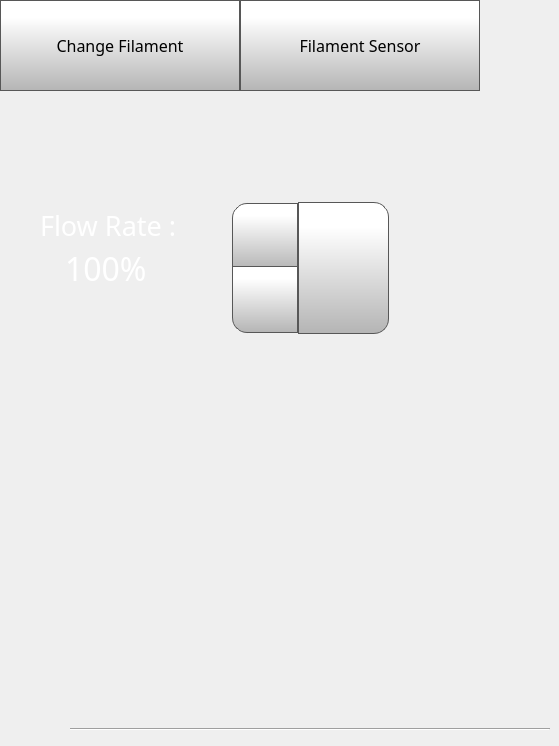
      <widget class="QWidget" name="filamentTab">
       <attribute name="icon">
        <iconset>
         <normaloff>templates/img/Spool.png</normaloff>
         <normalon>templates/img/Spool_Selected.png</normalon>
         <activeon>png/Spool_Selected.png</activeon>
         <selectedoff>png/Spool.png</selectedoff>
         <selectedon>png/Spool_Selected.png</selectedon>templates/img/Spool.png</iconset>
       </attribute>
       <attribute name="title">
        <string/>
       </attribute>
       <widget class="QPushButton" name="setFlowRateButton">
        <property name="geometry">
         <rect>
          <x>298</x>
          <y>202</y>
          <width>91</width>
          <height>132</height>
         </rect>
        </property>
        <property name="font">
         <font>
          <family>Gotham</family>
          <pointsize>13</pointsize>
         </font>
        </property>
        <property name="styleSheet">
         <string notr="true">QPushButton {
     border: 1px solid rgb(87, 87, 87);
	background-color: qlineargradient(spread:pad, x1:0, y1:1, x2:0, y2:0.188, stop:0 rgba(180, 180, 180, 255), stop:1 rgba(255, 255, 255, 255));
border-top-right-radius: 15px;
border-bottom-right-radius: 15px;

}

QPushButton:pressed {
    background-color: qlineargradient(x1: 0, y1: 0, x2: 0, y2: 1,
                                      stop: 0 #dadbde, stop: 1 #f6f7fa);
}

QPushButton:flat {
    border: none; /* no border for a flat push button */
}

QPushButton:default {
    border-color: navy; /* make the default button prominent */
}

QPushButton:focus {
	outline: none;
}</string>
        </property>
        <property name="text">
         <string/>
        </property>
        <property name="icon">
         <iconset>
          <normaloff>templates/img/verification-mark.png</normaloff>templates/img/verification-mark.png</iconset>
        </property>
        <property name="iconSize">
         <size>
          <width>50</width>
          <height>50</height>
         </size>
        </property>
       </widget>
       <widget class="QSpinBox" name="flowRateSpinBox">
        <property name="geometry">
         <rect>
          <x>60</x>
          <y>200</y>
          <width>241</width>
          <height>136</height>
         </rect>
        </property>
        <property name="font">
         <font>
          <family>Gotham</family>
          <pointsize>24</pointsize>
         </font>
        </property>
        <property name="styleSheet">
         <string notr="true">QSpinBox {
    padding-right: 5px; /* make room for the arrows */
	color: rgb(255, 255, 255);
	background-color: rgba(255, 255, 255, 0);
   
}
QSpinBox ::text:selected {
	background-color: rgb(255, 146, 57);
   
}
QSpinBox::up-button {
     border: 1px solid rgb(87, 87, 87);

border-top-left-radius: 15px;
	background-color: qlineargradient(spread:pad, x1:0, y1:1, x2:0, y2:0.188, stop:0 rgba(180, 180, 180, 255), stop:1 rgba(255, 255, 255, 255));
    width: 60px;
     height: 61px;
    padding: 2px;
}

QSpinBox::up-arrow { image: url(./templates/img/arrows.png);
    width: 40px;
     height: 40px;
padding: 5px; }



QSpinBox::up-button:pressed {
    background-color: qlineargradient(x1: 0, y1: 0, x2: 0, y2: 1,
                                      stop: 0 #dadbde, stop: 1 #f6f7fa);
}


QSpinBox::down-button {
     border: 1px solid rgb(87, 87, 87);
border-bottom-left-radius: 15px;
	background-color: qlineargradient(spread:pad, x1:0, y1:1, x2:0, y2:0.188, stop:0 rgba(180, 180, 180, 255), stop:1 rgba(255, 255, 255, 255));
    width: 60px;
     height: 61px;
    padding: 2px;
}

QSpinBox::down-arrow {image: url(./templates/img/arrows-5.png);
    width: 40px;
     height: 40px;
padding: 5px;
}

QSpinBox::down-button:pressed {
    background-color: qlineargradient(x1: 0, y1: 0, x2: 0, y2: 1,
                                      stop: 0 #dadbde, stop: 1 #f6f7fa);

}

</string>
        </property>
        <property name="frame">
         <bool>false</bool>
        </property>
        <property name="readOnly">
         <bool>false</bool>
        </property>
        <property name="buttonSymbols">
         <enum>QAbstractSpinBox::UpDownArrows</enum>
        </property>
        <property name="accelerated">
         <bool>true</bool>
        </property>
        <property name="suffix">
         <string>%</string>
        </property>
        <property name="minimum">
         <number>75</number>
        </property>
        <property name="maximum">
         <number>125</number>
        </property>
        <property name="singleStep">
         <number>1</number>
        </property>
        <property name="value">
         <number>100</number>
        </property>
       </widget>
       <widget class="QLabel" name="flowRateLabelControlPage">
        <property name="geometry">
         <rect>
          <x>40</x>
          <y>210</y>
          <width>181</width>
          <height>31</height>
         </rect>
        </property>
        <property name="font">
         <font>
          <family>Gotham Light</family>
          <pointsize>20</pointsize>
          <weight>50</weight>
          <bold>false</bold>
         </font>
        </property>
        <property name="styleSheet">
         <string notr="true">color: rgb(255, 255, 255);
background-color: rgba(255, 255, 255, 0);</string>
        </property>
        <property name="text">
         <string>Flow Rate :</string>
        </property>
       </widget>
       <widget class="QToolButton" name="changeFilamentButton">
        <property name="geometry">
         <rect>
          <x>0</x>
          <y>0</y>
          <width>240</width>
          <height>91</height>
         </rect>
        </property>
        <property name="font">
         <font>
          <family>Gotham</family>
          <pointsize>12</pointsize>
         </font>
        </property>
        <property name="styleSheet">
         <string notr="true">QToolButton  {
     border: 1px solid rgb(87, 87, 87);
	background-color: qlineargradient(spread:pad, x1:0, y1:1, x2:0, y2:0.188, stop:0 rgba(180, 180, 180, 255), stop:1 rgba(255, 255, 255, 255));


}

QToolButton :pressed {
    background-color: qlineargradient(x1: 0, y1: 0, x2: 0, y2: 1,
                                      stop: 0 #dadbde, stop: 1 #f6f7fa);
}

QToolButton :flat {
    border: none; /* no border for a flat push button */
}

QToolButton :default {
    border-color: navy; /* make the default button prominent */
}

QToolButton :focus {
	outline: none;
}</string>
        </property>
        <property name="text">
         <string>Change Filament</string>
        </property>
        <property name="icon">
         <iconset>
          <normaloff>templates/img/changeFilament.png</normaloff>templates/img/changeFilament.png</iconset>
        </property>
        <property name="iconSize">
         <size>
          <width>60</width>
          <height>60</height>
         </size>
        </property>
        <property name="toolButtonStyle">
         <enum>Qt::ToolButtonTextUnderIcon</enum>
        </property>
       </widget>
       <widget class="QToolButton" name="toggleFilamentSensorButton">
        <property name="enabled">
         <bool>true</bool>
        </property>
        <property name="geometry">
         <rect>
          <x>240</x>
          <y>0</y>
          <width>240</width>
          <height>91</height>
         </rect>
        </property>
        <property name="font">
         <font>
          <family>Gotham</family>
          <pointsize>12</pointsize>
         </font>
        </property>
        <property name="styleSheet">
         <string notr="true">QToolButton  {
     border: 1px solid rgb(87, 87, 87);
	background-color: qlineargradient(spread:pad, x1:0, y1:1, x2:0, y2:0.188, stop:0 rgba(180, 180, 180, 255), stop:1 rgba(255, 255, 255, 255));


}

QToolButton :pressed {
    background-color: qlineargradient(x1: 0, y1: 0, x2: 0, y2: 1,
                                      stop: 0 #dadbde, stop: 1 #f6f7fa);
	/* #dadbde #f6f7fa */
}


QToolButton :flat {
    border: none; /* no border for a flat push button */
}

QToolButton :default {
    border-color: navy; /* make the default button prominent */
}

QToolButton :focus {
	outline: none;
}</string>
        </property>
        <property name="text">
         <string>Filament Sensor</string>
        </property>
        <property name="icon">
         <iconset>
          <normaloff>templates/img/filamentSensorOn.png</normaloff>templates/img/filamentSensorOn.png</iconset>
        </property>
        <property name="iconSize">
         <size>
          <width>60</width>
          <height>60</height>
         </size>
        </property>
        <property name="checkable">
         <bool>false</bool>
        </property>
        <property name="checked">
         <bool>false</bool>
        </property>
        <property name="toolButtonStyle">
         <enum>Qt::ToolButtonTextUnderIcon</enum>
        </property>
       </widget>
       <widget class="Line" name="line_6">
        <property name="geometry">
         <rect>
          <x>70</x>
          <y>721</y>
          <width>480</width>
          <height>16</height>
         </rect>
        </property>
        <property name="orientation">
         <enum>Qt::Horizontal</enum>
        </property>
       </widget>
       <zorder>flowRateSpinBox</zorder>
       <zorder>setFlowRateButton</zorder>
       <zorder>flowRateLabelControlPage</zorder>
       <zorder>changeFilamentButton</zorder>
       <zorder>toggleFilamentSensorButton</zorder>
       <zorder>line_6</zorder>
      </widget>
